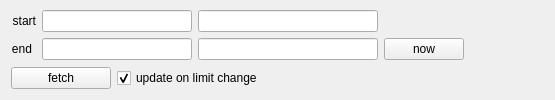
           <widget class="QWidget" name="rangeTab">
            <property name="enabled">
             <bool>true</bool>
            </property>
            <attribute name="title">
             <string>range</string>
            </attribute>
            <layout class="QVBoxLayout" name="verticalLayout_2">
             <property name="topMargin">
              <number>10</number>
             </property>
             <item>
              <layout class="QHBoxLayout" name="horizontalLayout_9">
               <item>
                <layout class="QVBoxLayout" name="verticalLayout_10">
                 <item>
                  <layout class="QFormLayout" name="formLayout_2">
                   <property name="fieldGrowthPolicy">
                    <enum>QFormLayout::AllNonFixedFieldsGrow</enum>
                   </property>
                   <item row="0" column="0">
                    <widget class="QLabel" name="label">
                     <property name="sizePolicy">
                      <sizepolicy hsizetype="Preferred" vsizetype="Preferred">
                       <horstretch>0</horstretch>
                       <verstretch>0</verstretch>
                      </sizepolicy>
                     </property>
                     <property name="minimumSize">
                      <size>
                       <width>0</width>
                       <height>0</height>
                      </size>
                     </property>
                     <property name="text">
                      <string>start</string>
                     </property>
                     <property name="alignment">
                      <set>Qt::AlignRight|Qt::AlignTrailing|Qt::AlignVCenter</set>
                     </property>
                    </widget>
                   </item>
                   <item row="0" column="1">
                    <layout class="QHBoxLayout" name="horizontalLayout_8">
                     <item>
                      <widget class="QLineEdit" name="entryStartGPS">
                       <property name="sizePolicy">
                        <sizepolicy hsizetype="Fixed" vsizetype="Fixed">
                         <horstretch>0</horstretch>
                         <verstretch>0</verstretch>
                        </sizepolicy>
                       </property>
                       <property name="minimumSize">
                        <size>
                         <width>150</width>
                         <height>0</height>
                        </size>
                       </property>
                       <property name="toolTip">
                        <string>start time GPS</string>
                       </property>
                      </widget>
                     </item>
                     <item>
                      <widget class="QLineEdit" name="entryStartGreg">
                       <property name="sizePolicy">
                        <sizepolicy hsizetype="Minimum" vsizetype="Fixed">
                         <horstretch>0</horstretch>
                         <verstretch>0</verstretch>
                        </sizepolicy>
                       </property>
                       <property name="minimumSize">
                        <size>
                         <width>180</width>
                         <height>0</height>
                        </size>
                       </property>
                       <property name="toolTip">
                        <string>start time Gregorian (can be natural language (e.g. '1 day ago'))</string>
                       </property>
                      </widget>
                     </item>
                     <item>
                      <spacer name="horizontalSpacer_3">
                       <property name="orientation">
                        <enum>Qt::Horizontal</enum>
                       </property>
                       <property name="sizeHint" stdset="0">
                        <size>
                         <width>40</width>
                         <height>20</height>
                        </size>
                       </property>
                      </spacer>
                     </item>
                    </layout>
                   </item>
                   <item row="1" column="0">
                    <widget class="QLabel" name="label_2">
                     <property name="sizePolicy">
                      <sizepolicy hsizetype="Preferred" vsizetype="Preferred">
                       <horstretch>0</horstretch>
                       <verstretch>0</verstretch>
                      </sizepolicy>
                     </property>
                     <property name="minimumSize">
                      <size>
                       <width>0</width>
                       <height>0</height>
                      </size>
                     </property>
                     <property name="text">
                      <string>end</string>
                     </property>
                     <property name="alignment">
                      <set>Qt::AlignRight|Qt::AlignTrailing|Qt::AlignVCenter</set>
                     </property>
                    </widget>
                   </item>
                   <item row="1" column="1">
                    <layout class="QHBoxLayout" name="horizontalLayout_10">
                     <item>
                      <widget class="QLineEdit" name="entryEndGPS">
                       <property name="sizePolicy">
                        <sizepolicy hsizetype="Fixed" vsizetype="Fixed">
                         <horstretch>0</horstretch>
                         <verstretch>0</verstretch>
                        </sizepolicy>
                       </property>
                       <property name="minimumSize">
                        <size>
                         <width>150</width>
                         <height>0</height>
                        </size>
                       </property>
                       <property name="toolTip">
                        <string>end time GPS</string>
                       </property>
                      </widget>
                     </item>
                     <item>
                      <widget class="QLineEdit" name="entryEndGreg">
                       <property name="sizePolicy">
                        <sizepolicy hsizetype="Minimum" vsizetype="Fixed">
                         <horstretch>0</horstretch>
                         <verstretch>0</verstretch>
                        </sizepolicy>
                       </property>
                       <property name="minimumSize">
                        <size>
                         <width>180</width>
                         <height>0</height>
                        </size>
                       </property>
                       <property name="toolTip">
                        <string>end time Gregorian (can be natural language (e.g. '1 day ago'))</string>
                       </property>
                      </widget>
                     </item>
                     <item>
                      <widget class="QPushButton" name="buttonEndNow">
                       <property name="sizePolicy">
                        <sizepolicy hsizetype="Fixed" vsizetype="Fixed">
                         <horstretch>0</horstretch>
                         <verstretch>0</verstretch>
                        </sizepolicy>
                       </property>
                       <property name="minimumSize">
                        <size>
                         <width>0</width>
                         <height>0</height>
                        </size>
                       </property>
                       <property name="toolTip">
                        <string>set end time to &quot;now&quot;</string>
                       </property>
                       <property name="text">
                        <string>now</string>
                       </property>
                      </widget>
                     </item>
                     <item>
                      <spacer name="horizontalSpacer_4">
                       <property name="orientation">
                        <enum>Qt::Horizontal</enum>
                       </property>
                       <property name="sizeHint" stdset="0">
                        <size>
                         <width>40</width>
                         <height>20</height>
                        </size>
                       </property>
                      </spacer>
                     </item>
                    </layout>
                   </item>
                  </layout>
                 </item>
                 <item>
                  <layout class="QHBoxLayout" name="horizontalLayout_5">
                   <item>
                    <widget class="QPushButton" name="fetchButton2">
                     <property name="enabled">
                      <bool>true</bool>
                     </property>
                     <property name="sizePolicy">
                      <sizepolicy hsizetype="Fixed" vsizetype="Fixed">
                       <horstretch>0</horstretch>
                       <verstretch>0</verstretch>
                      </sizepolicy>
                     </property>
                     <property name="minimumSize">
                      <size>
                       <width>100</width>
                       <height>0</height>
                      </size>
                     </property>
                     <property name="toolTip">
                      <string>fetch offline data</string>
                     </property>
                     <property name="text">
                      <string>fetch</string>
                     </property>
                    </widget>
                   </item>
                   <item>
                    <widget class="QCheckBox" name="updateOnRange">
                     <property name="toolTip">
                      <string>update plot with new data when time range is extended</string>
                     </property>
                     <property name="text">
                      <string>update on limit change</string>
                     </property>
                     <property name="checked">
                      <bool>true</bool>
                     </property>
                    </widget>
                   </item>
                   <item>
                    <spacer name="horizontalSpacer_6">
                     <property name="orientation">
                      <enum>Qt::Horizontal</enum>
                     </property>
                     <property name="sizeHint" stdset="0">
                      <size>
                       <width>40</width>
                       <height>20</height>
                      </size>
                     </property>
                    </spacer>
                   </item>
                  </layout>
                 </item>
                </layout>
               </item>
               <item>
                <spacer name="horizontalSpacer_2">
                 <property name="orientation">
                  <enum>Qt::Horizontal</enum>
                 </property>
                 <property name="sizeHint" stdset="0">
                  <size>
                   <width>40</width>
                   <height>20</height>
                  </size>
                 </property>
                </spacer>
               </item>
              </layout>
             </item>
            </layout>
           </widget>
